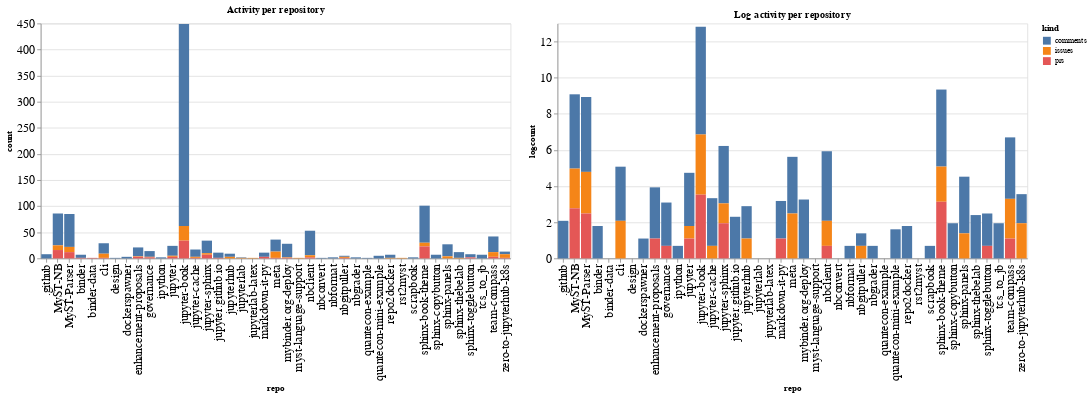

The notebook cell saved with this chart:
### Code cell
ch1 = alt.Chart(repo_summaries, width=600, title="Activity per repository").mark_bar().encode(
    x='repo',
    y='count',
    color='kind',
    tooltip="kind"
)

ch2 = alt.Chart(repo_summaries, width=600, title="Log activity per repository").mark_bar().encode(
    x='repo',
    y='logcount',
    color='kind',
    tooltip="kind"
)

ch1 | ch2

### Figure 1 — Vega-Lite specification as saved in the notebook (floating-point values rounded to 4 significant figures)
{"config": {"axisLeft": {"labelFontSize": 15}, "axisBottom": {"labelFontSize": 15}}, "hconcat": [{"mark": "bar", "encoding": {"color": {"type": "nominal", "field": "kind"}, "tooltip": {"type": "nominal", "field": "kind"}, "x": {"type": "nominal", "field": "repo"}, "y": {"type": "quantitative", "field": "count"}}, "title": "Activity per repository", "width": 600}, {"mark": "bar", "encoding": {"color": {"type": "nominal", "field": "kind"}, "tooltip": {"type": "nominal", "field": "kind"}, "x": {"type": "nominal", "field": "repo"}, "y": {"type": "quantitative", "field": "logcount"}}, "title": "Log activity per repository", "width": 600}], "data": {"name": "data-1b137a37d2d6213500d8e8284433cf82"}, "$schema": "https://vega.github.io/schema/vega-lite/v4.8.1.json", "datasets": {"data-1b137a37d2d6213500d8e8284433cf82": [{"repo": ".github", "kind": "comments", "count": 8, "logcount": 2.079}, {"repo": "MyST-NB", "kind": "comments", "count": 61, "logcount": 4.111}, {"repo": "MyST-NB", "kind": "issues", "count": 9, "logcount": 2.197}, {"repo": "MyST-NB", "kind": "prs", "count": 16, "logcount": 2.773}, {"repo": "MyST-Parser", "kind": "comments", "count": 63, "logcount": 4.143}, {"repo": "MyST-Parser", "kind": "issues", "count": 10, "logcount": 2.303}, {"repo": "MyST-Parser", "kind": "prs", "count": 12, "logcount": 2.485}, {"repo": "binder", "kind": "comments", "count": 6, "logcount": 1.792}, {"repo": "binder", "kind": "prs", "count": 1, "logcount": 0.0}, {"repo": "binder-data", "kind": "prs", "count": 1, "logcount": 0.0}, {"repo": "cli", "kind": "comments", "count": 20, "logcount": 2.996}, {"repo": "cli", "kind": "issues", "count": 8, "logcount": 2.079}, {"repo": "cli", "kind": "prs", "count": 1, "logcount": 0.0}, {"repo": "design", "kind": "comments", "count": 1, "logcount": 0.0}, {"repo": "dockerspawner", "kind": "comments", "count": 3, "logcount": 1.099}, {"repo": "enhancement-proposals", "kind": "comments", "count": 17, "logcount": 2.833}, {"repo": "enhancement-proposals", "kind": "issues", "count": 1, "logcount": 0.0}, {"repo": "enhancement-proposals", "kind": "prs", "count": 3, "logcount": 1.099}, {"repo": "governance", "kind": "comments", "count": 11, "logcount": 2.398}, {"repo": "governance", "kind": "issues", "count": 1, "logcount": 0.0}, {"repo": "governance", "kind": "prs", "count": 2, "logcount": 0.6931}, {"repo": "ipython", "kind": "comments", "count": 2, "logcount": 0.6931}, {"repo": "jupyter", "kind": "comments", "count": 19, "logcount": 2.944}, {"repo": "jupyter", "kind": "issues", "count": 2, "logcount": 0.6931}, {"repo": "jupyter", "kind": "prs", "count": 3, "logcount": 1.099}, {"repo": "jupyter-book", "kind": "comments", "count": 387, "logcount": 5.958}, {"repo": "jupyter-book", "kind": "issues", "count": 28, "logcount": 3.332}, {"repo": "jupyter-book", "kind": "prs", "count": 34, "logcount": 3.526}, {"repo": "jupyter-cache", "kind": "comments", "count": 14, "logcount": 2.639}, {"repo": "jupyter-cache", "kind": "issues", "count": 2, "logcount": 0.6931}, {"repo": "jupyter-cache", "kind": "prs", "count": 1, "logcount": 0.0}, {"repo": "jupyter-sphinx", "kind": "comments", "count": 24, "logcount": 3.178}, {"repo": "jupyter-sphinx", "kind": "issues", "count": 3, "logcount": 1.099}, {"repo": "jupyter-sphinx", "kind": "prs", "count": 7, "logcount": 1.946}, {"repo": "jupyter.github.io", "kind": "comments", "count": 10, "logcount": 2.303}, {"repo": "jupyter.github.io", "kind": "prs", "count": 1, "logcount": 0.0}, {"repo": "jupyterhub", "kind": "comments", "count": 6, "logcount": 1.792}, {"repo": "jupyterhub", "kind": "issues", "count": 3, "logcount": 1.099}, {"repo": "jupyterlab", "kind": "comments", "count": 1, "logcount": 0.0}, {"repo": "jupyterlab", "kind": "issues", "count": 1, "logcount": 0.0}, {"repo": "jupyterlab-latex", "kind": "issues", "count": 1, "logcount": 0.0}, {"repo": "markdown-it-py", "kind": "comments", "count": 8, "logcount": 2.079}, {"repo": "markdown-it-py", "kind": "prs", "count": 3, "logcount": 1.099}, {"repo": "meta", "kind": "comments", "count": 23, "logcount": 3.135}, {"repo": "meta", "kind": "issues", "count": 12, "logcount": 2.485}, {"repo": "meta", "kind": "prs", "count": 1, "logcount": 0.0}, {"repo": "mybinder.org-deploy", "kind": "comments", "count": 26, "logcount": 3.258}, {"repo": "mybinder.org-deploy", "kind": "issues", "count": 1, "logcount": 0.0}, {"repo": "mybinder.org-deploy", "kind": "prs", "count": 1, "logcount": 0.0}, {"repo": "myst-language-support", "kind": "issues", "count": 1, "logcount": 0.0}, {"repo": "nbclient", "kind": "comments", "count": 47, "logcount": 3.85}, {"repo": "nbclient", "kind": "issues", "count": 4, "logcount": 1.386}, {"repo": "nbclient", "kind": "prs", "count": 2, "logcount": 0.6931}, {"repo": "nbconvert", "kind": "comments", "count": 1, "logcount": 0.0}, {"repo": "nbformat", "kind": "comments", "count": 2, "logcount": 0.6931}, {"repo": "nbgitpuller", "kind": "comments", "count": 2, "logcount": 0.6931}, {"repo": "nbgitpuller", "kind": "issues", "count": 2, "logcount": 0.6931}, {"repo": "nbgitpuller", "kind": "prs", "count": 1, "logcount": 0.0}, {"repo": "nbgrader", "kind": "comments", "count": 2, "logcount": 0.6931}, {"repo": "quantecon-example", "kind": "comments", "count": 1, "logcount": 0.0}, {"repo": "quantecon-mini-example", "kind": "comments", "count": 5, "logcount": 1.609}, {"repo": "repo2docker", "kind": "comments", "count": 6, "logcount": 1.792}, {"repo": "repo2docker", "kind": "issues", "count": 1, "logcount": 0.0}, {"repo": "rst2myst", "kind": "issues", "count": 1, "logcount": 0.0}, {"repo": "scrapbook", "kind": "comments", "count": 2, "logcount": 0.6931}, {"repo": "sphinx-book-theme", "kind": "comments", "count": 71, "logcount": 4.263}, {"repo": "sphinx-book-theme", "kind": "issues", "count": 7, "logcount": 1.946}, {"repo": "sphinx-book-theme", "kind": "prs", "count": 23, "logcount": 3.135}, {"repo": "sphinx-copybutton", "kind": "comments", "count": 7, "logcount": 1.946}, {"repo": "sphinx-panels", "kind": "comments", "count": 23, "logcount": 3.135}, {"repo": "sphinx-panels", "kind": "issues", "count": 4, "logcount": 1.386}, {"repo": "sphinx-thebelab", "kind": "comments", "count": 11, "logcount": 2.398}, {"repo": "sphinx-thebelab", "kind": "issues", "count": 1, "logcount": 0.0}, {"repo": "sphinx-togglebutton", "kind": "comments", "count": 6, "logcount": 1.792}, {"repo": "sphinx-togglebutton", "kind": "prs", "count": 2, "logcount": 0.6931}, {"repo": "tcs_to_jb", "kind": "comments", "count": 7, "logcount": 1.946}, {"repo": "team-compass", "kind": "comments", "count": 30, "logcount": 3.401}, {"repo": "team-compass", "kind": "issues", "count": 9, "logcount": 2.197}, {"repo": "team-compass", "kind": "prs", "count": 3, "logcount": 1.099}, {"repo": "zero-to-jupyterhub-k8s", "kind": "comments", "count": 5, "logcount": 1.609}, {"repo": "zero-to-jupyterhub-k8s", "kind": "issues", "count": 7, "logcount": 1.946}, {"repo": "zero-to-jupyterhub-k8s", "kind": "prs", "count": 1, "logcount": 0.0}]}}
